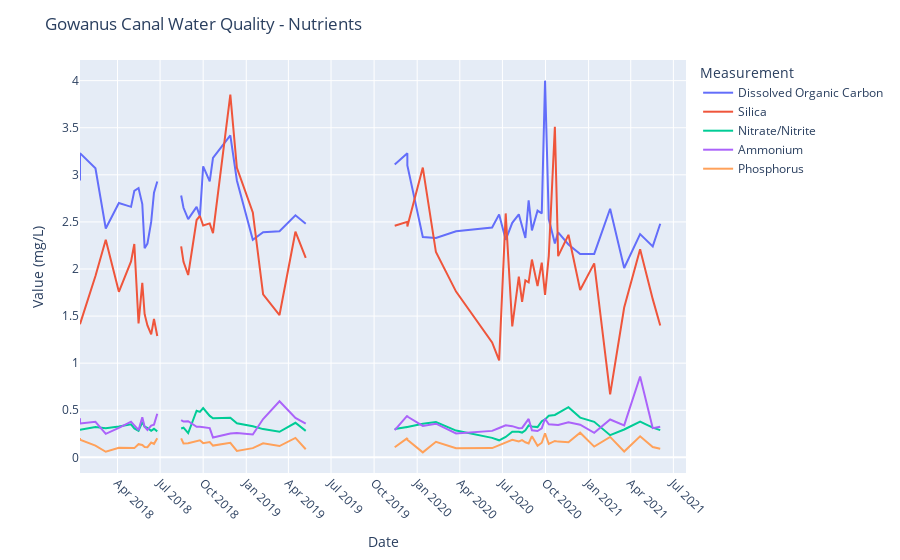

Here is the notebook cell this chart was saved with:
### Code cell
fig = px.line(GC6, x="Date", y="Value (mg/L)", color= "Measurement", category_orders={"Measurement": ["Dissolved Organic Carbon", "Silica", "Nitrate/Nitrite", "Ammonium", "Phosphorus"],})

fig.update_layout(title = 'Gowanus Canal Water Quality - Nutrients', xaxis=dict(tickformat="%b %Y", tickangle=45))
fig.update_xaxes(dtick="M3")
